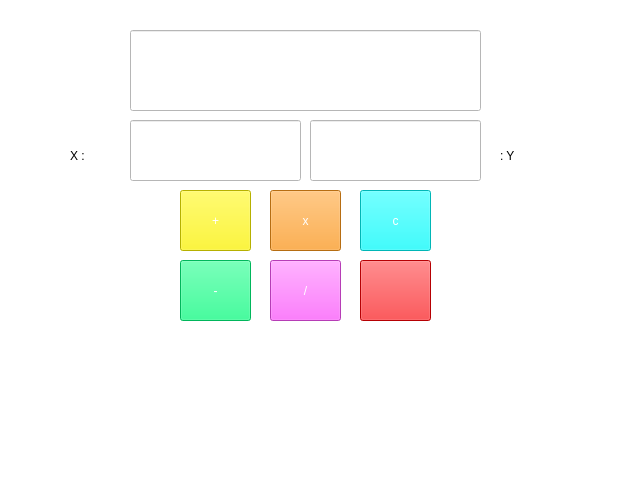
<?xml version="1.0" encoding="UTF-8"?>
<ui version="4.0">
 <class>MainWindow</class>
 <widget class="QMainWindow" name="MainWindow">
  <property name="geometry">
   <rect>
    <x>0</x>
    <y>0</y>
    <width>640</width>
    <height>480</height>
   </rect>
  </property>
  <property name="windowTitle">
   <string>MainWindow</string>
  </property>
  <property name="styleSheet">
   <string notr="true">background-color: rgb(255, 255, 255);</string>
  </property>
  <widget class="QWidget" name="centralwidget">
   <widget class="QLineEdit" name="lineEdit">
    <property name="geometry">
     <rect>
      <x>130</x>
      <y>120</y>
      <width>171</width>
      <height>61</height>
     </rect>
    </property>
   </widget>
   <widget class="QLabel" name="label">
    <property name="geometry">
     <rect>
      <x>70</x>
      <y>130</y>
      <width>51</width>
      <height>51</height>
     </rect>
    </property>
    <property name="styleSheet">
     <string notr="true">font: 75 28pt &quot;Arial&quot;;</string>
    </property>
    <property name="text">
     <string>X :</string>
    </property>
   </widget>
   <widget class="QLabel" name="label_2">
    <property name="geometry">
     <rect>
      <x>500</x>
      <y>130</y>
      <width>51</width>
      <height>51</height>
     </rect>
    </property>
    <property name="styleSheet">
     <string notr="true">font: 75 28pt &quot;Arial&quot;;</string>
    </property>
    <property name="text">
     <string>: Y</string>
    </property>
   </widget>
   <widget class="QPushButton" name="pushButton">
    <property name="geometry">
     <rect>
      <x>270</x>
      <y>190</y>
      <width>71</width>
      <height>61</height>
     </rect>
    </property>
    <property name="styleSheet">
     <string notr="true">color: rgb(255, 255, 255);
font: 75 28pt &quot;Arial&quot;;
background-color: rgb(255, 152, 25);</string>
    </property>
    <property name="text">
     <string>x</string>
    </property>
   </widget>
   <widget class="QPushButton" name="pushButton_2">
    <property name="geometry">
     <rect>
      <x>180</x>
      <y>260</y>
      <width>71</width>
      <height>61</height>
     </rect>
    </property>
    <property name="styleSheet">
     <string notr="true">color: rgb(255, 255, 255);
font: 75 28pt &quot;Arial&quot;;
background-color: rgb(0, 255, 127);</string>
    </property>
    <property name="text">
     <string>-</string>
    </property>
   </widget>
   <widget class="QPushButton" name="pushButton_3">
    <property name="geometry">
     <rect>
      <x>180</x>
      <y>190</y>
      <width>71</width>
      <height>61</height>
     </rect>
    </property>
    <property name="styleSheet">
     <string notr="true">color: rgb(255, 255, 255);
font: 75 28pt &quot;Arial&quot;;
background-color: rgb(255, 247, 0);</string>
    </property>
    <property name="text">
     <string>+</string>
    </property>
   </widget>
   <widget class="QPushButton" name="pushButton_4">
    <property name="geometry">
     <rect>
      <x>360</x>
      <y>190</y>
      <width>71</width>
      <height>61</height>
     </rect>
    </property>
    <property name="styleSheet">
     <string notr="true">color: rgb(255, 255, 255);
font: 75 28pt &quot;Arial&quot;;
background-color: rgb(0, 255, 255);</string>
    </property>
    <property name="text">
     <string>c</string>
    </property>
   </widget>
   <widget class="QPushButton" name="pushButton_5">
    <property name="geometry">
     <rect>
      <x>270</x>
      <y>260</y>
      <width>71</width>
      <height>61</height>
     </rect>
    </property>
    <property name="styleSheet">
     <string notr="true">color: rgb(255, 255, 255);
font: 75 28pt &quot;Arial&quot;;
background-color: rgb(255, 85, 255);</string>
    </property>
    <property name="text">
     <string>/</string>
    </property>
   </widget>
   <widget class="QPushButton" name="pushButton_6">
    <property name="geometry">
     <rect>
      <x>360</x>
      <y>260</y>
      <width>71</width>
      <height>61</height>
     </rect>
    </property>
    <property name="styleSheet">
     <string notr="true">background-color: rgb(255, 0, 4);</string>
    </property>
    <property name="text">
     <string/>
    </property>
   </widget>
   <widget class="QLineEdit" name="lineEdit_3">
    <property name="geometry">
     <rect>
      <x>130</x>
      <y>30</y>
      <width>351</width>
      <height>81</height>
     </rect>
    </property>
   </widget>
   <widget class="QLineEdit" name="lineEdit_5">
    <property name="geometry">
     <rect>
      <x>310</x>
      <y>120</y>
      <width>171</width>
      <height>61</height>
     </rect>
    </property>
   </widget>
  </widget>
  <widget class="QMenuBar" name="menubar">
   <property name="geometry">
    <rect>
     <x>0</x>
     <y>0</y>
     <width>640</width>
     <height>21</height>
    </rect>
   </property>
  </widget>
  <widget class="QStatusBar" name="statusbar"/>
 </widget>
 <resources/>
 <connections/>
</ui>
